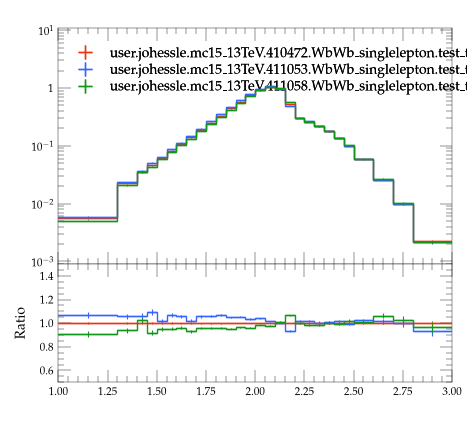

Recreate this plot in Python.
#! /usr/bin/env python3

# This Python script was auto-generated using YODA v2.1.2.
# Analysis object: /WbWb_singlelepton/m_bl_log_fine
# Timestamp: 07-08-2026 (09:26:45)

import matplotlib as mpl
import matplotlib.pyplot as plt
mpl.use('Agg') # comment out for interactive use
import os
import numpy as np
from numpy import nan, inf

plotDir = os.path.split(os.path.realpath(__file__))[0]
if 'YODA_USER_PLOT_PATH' in globals():
    plot_outdir = globals()['YODA_USER_PLOT_PATH']
else:
    plot_outdir = plotDir

#plot style
plt.style.use(os.path.join(plotDir, '../default.mplstyle'))
# plot metadata
figW, figH = plt.rcParams['figure.figsize']
ax_xLabel = ''
ax_yLabel = ''
ax_title  = ''
ax_xScale = 'linear'
ax_yScale = 'log'
xLims = (1.0, 3.0)
yLims = (0.0009000000000000001, 11.0)

# TeX-friendly labels for the legend
labels = {
  'legend' : ([ r"user.johessle.mc15\_13TeV.410472.WbWb\_singlelepton.test\_topmass\_mppui", r"user.johessle.mc15\_13TeV.411053.WbWb\_singlelepton.test\_topmass\_mppui", r"user.johessle.mc15\_13TeV.411058.WbWb\_singlelepton.test\_topmass\_mppui" ], r""),
}

# Adjust canvas width and height
canvasW = 10.0
canvasH = 9.0
figW *= canvasW/10.
figH *= canvasH/9.

# Create figure and axis objects
fig, (ax, ratio0_ax) = plt.subplots(2, 1, sharex=True,
                  figsize=(figW,figH), gridspec_kw={'height_ratios': (6.0, 3.0)})

# Set figure margins
plt.subplots_adjust(
    left   = 1.0 * plt.rcParams['figure.subplot.left'],
    right  = 1.0 * plt.rcParams['figure.subplot.right'],
    top    = 1.0 * plt.rcParams['figure.subplot.top'],
    bottom = 1.0 * plt.rcParams['figure.subplot.bottom'])

ratio0_ax.yaxis.set_major_locator(mpl.ticker.MultipleLocator(0.2))
ratio0_ax.set_ylim(0.5, 1.4999)
ratio0_ax.set_ylabel('Ratio')

# the numerical data is stored in a separate file
dataf = dict()
prefix = os.path.split(__file__)[0]
if prefix:    prefix = prefix + '/'
exec(open(prefix+'m_bl_log_fine__data.py').read(), dataf)


legend_handles = dict() # keep track of handles for the legend

# style options for curves
# starts at zorder>=5 to draw curve on top of legend
styles = {
  'user.johessle.mc15_13TeV.410472.WbWb_singlelepton.test_topmass_mppui.yoda': {
    'color' : '#EE3311',
    'linestyle' : '-',
    'lineopacity' : 1.0,
    'linewidth' : 1,
    'marker' : 'none',
    'markersize' : 2,
    'capsize' : 0.0,
    'zorder' : 5,
    'histstyle' : 1,
    'drawstyle' : 'steps-pre',
    'xerrorbars' : 1,
    'yerrorbars' : 1,
    'fillcolor' : None,
    'fillopacity' : 1.0,
    'ratio0_linestyle' : '-',
    'ratio0_lineopacity' : 1.0,
    'ratio0_linewidth' : 1,
    'ratio0_marker' : 'none',
    'ratio0_markersize' : 2,
    'ratio0_capsize' : 0.0,
    'ratio0_zorder' : 5,
    'ratio0_histstyle' : 1,
    'ratio0_drawstyle' : 'steps-pre',
    'ratio0_xerrorbars' : 1,
    'ratio0_yerrorbars' : 1,
  },
  'user.johessle.mc15_13TeV.411053.WbWb_singlelepton.test_topmass_mppui.yoda': {
    'color' : '#3366FF',
    'linestyle' : '-',
    'lineopacity' : 1.0,
    'linewidth' : 1,
    'marker' : 'none',
    'markersize' : 2,
    'capsize' : 0.0,
    'zorder' : 6,
    'histstyle' : 1,
    'drawstyle' : 'steps-pre',
    'xerrorbars' : 1,
    'yerrorbars' : 1,
    'fillcolor' : None,
    'fillopacity' : 1.0,
    'ratio0_linestyle' : '-',
    'ratio0_lineopacity' : 1.0,
    'ratio0_linewidth' : 1,
    'ratio0_marker' : 'none',
    'ratio0_markersize' : 2,
    'ratio0_capsize' : 0.0,
    'ratio0_zorder' : 6,
    'ratio0_histstyle' : 1,
    'ratio0_drawstyle' : 'steps-pre',
    'ratio0_xerrorbars' : 1,
    'ratio0_yerrorbars' : 1,
  },
  'user.johessle.mc15_13TeV.411058.WbWb_singlelepton.test_topmass_mppui.yoda': {
    'color' : '#109618',
    'linestyle' : '-',
    'lineopacity' : 1.0,
    'linewidth' : 1,
    'marker' : 'none',
    'markersize' : 2,
    'capsize' : 0.0,
    'zorder' : 7,
    'histstyle' : 1,
    'drawstyle' : 'steps-pre',
    'xerrorbars' : 1,
    'yerrorbars' : 1,
    'fillcolor' : None,
    'fillopacity' : 1.0,
    'ratio0_linestyle' : '-',
    'ratio0_lineopacity' : 1.0,
    'ratio0_linewidth' : 1,
    'ratio0_marker' : 'none',
    'ratio0_markersize' : 2,
    'ratio0_capsize' : 0.0,
    'ratio0_zorder' : 7,
    'ratio0_histstyle' : 1,
    'ratio0_drawstyle' : 'steps-pre',
    'ratio0_xerrorbars' : 1,
    'ratio0_yerrorbars' : 1,
  },
}

# curve from input yoda files in main panel
for label, yvals in dataf['yvals'].items():
    if all(np.isnan(v) for v in dataf['yvals'][label]):
        continue
    tmp = None
    if styles[label]['histstyle']: # draw as histogram
        xpos = dataf['xedges'][label] if styles[label]['drawstyle'] else dataf['xpoints'][label]
        ypos = np.insert(yvals, 0, yvals[0]) if styles[label]['drawstyle'] else yvals
        if styles[label]['fillcolor']: # fill area below curve
            ax.fill_between(xpos, ypos, step='pre',
                            color=styles[label]['fillcolor'],
                            alpha=styles[label]['fillopacity'])
        tmp, = ax.plot(xpos, ypos,
                       color=styles[label]['color'],
                       linestyle=styles[label]['linestyle'],
                       alpha=styles[label]['lineopacity'],
                       linewidth=styles[label]['linewidth'],
                       drawstyle=styles[label]['drawstyle'], solid_joinstyle='miter',
                       zorder=styles[label]['zorder'], label=label)
    tmp = ax.errorbar(dataf['xpoints'][label], yvals,
                      xerr=np.array(dataf['xerrs'][label])*styles[label]['xerrorbars'],
                      yerr=np.array(dataf['yerrs'][label])*styles[label]['yerrorbars'],
                      fmt=styles[label]['marker'], capsize=styles[label]['capsize'],
                      alpha=styles[label]['lineopacity'],
                      markersize=styles[label]['markersize'],
                      ecolor=styles[label]['color'],
                      color=styles[label]['color'], zorder=styles[label]['zorder'])
    tmp[-1][0].set_linestyle(styles[label]['linestyle'])
    tmp[-1][0].set_linewidth(styles[label]['linewidth'])
    if label in dataf['add_legend_handle']:  legend_handles[label] = tmp
    for varLabel in dataf['variation_yvals'].keys():
        if varLabel.startswith(label):
            tmp, = ax.plot(dataf['xedges'][label], dataf['variation_yvals'][varLabel],
                           color=styles[label]['color'],
                           linestyle=styles[label]['linestyle'],
                           linewidth=styles[label]['linewidth'],
                           drawstyle='steps-pre', solid_joinstyle='miter',
                           zorder=styles[label]['zorder'], alpha=0.5)


# plots on ratio panel
# curve from input yoda files in ratio panel
for label, yvals in dataf['ratio0_yvals'].items():
    if all(np.isnan(v) for v in yvals):
        continue
    if styles[label]['ratio0_histstyle']: # plot as histogram
        xpos = dataf['xedges']['user.johessle.mc15_13TeV.410472.WbWb_singlelepton.test_topmass_mppui.yoda'] if styles[label]['ratio0_drawstyle'] else dataf['xpoints']['user.johessle.mc15_13TeV.410472.WbWb_singlelepton.test_topmass_mppui.yoda']
        ypos = np.insert(yvals, 0, yvals[0]) if styles[label]['ratio0_drawstyle'] else yvals
        ratio0_ax.plot(xpos, ypos,
                       color=styles[label]['color'],
                       linewidth=styles[label]['linewidth'],
                       linestyle=styles[label]['ratio0_linestyle'],
                       alpha=styles[label]['ratio0_lineopacity'],
                       drawstyle=styles[label]['ratio0_drawstyle'], zorder=styles[label]['zorder'],
                       solid_joinstyle='miter')
    tmp = ratio0_ax.errorbar(dataf['xpoints']['user.johessle.mc15_13TeV.410472.WbWb_singlelepton.test_topmass_mppui.yoda'], yvals,
                             xerr=np.array(dataf['ref_xerrs'])*styles[label]['ratio0_xerrorbars'],
                             yerr=np.array(dataf['ratio0_yerrs'][label])*styles[label]['ratio0_yerrorbars'],
                             fmt=styles[label]['ratio0_marker'], capsize=styles[label]['ratio0_capsize'],
                             alpha=styles[label]['ratio0_lineopacity'],
                             markersize=styles[label]['ratio0_markersize'],
                             ecolor=styles[label]['color'],
                             color=styles[label]['color'])
    tmp[-1][0].set_linestyle(styles[label]['ratio0_linestyle'])
    tmp[-1][0].set_linewidth(styles[label]['ratio0_linewidth'])

    for varlabel in dataf['ratio0_variation_vals'].keys():
        if varlabel.startswith(label):
            ratio0_ax.plot(dataf['xedges']['user.johessle.mc15_13TeV.410472.WbWb_singlelepton.test_topmass_mppui.yoda'],
                            dataf['ratio0_variation_vals'][varlabel],
                            color=styles[label]['color'],
                            linestyle=styles[label]['linestyle'],
                            linewidth=styles[label]['linewidth'],
                            drawstyle='steps-pre', solid_joinstyle='miter',
                            zorder=1, alpha=0.5)

legend_items = list(legend_handles.values())
ax.add_artist(ax.legend(legend_items,
                        labels['legend'][0],
                        title=labels['legend'][1],
                        alignment='left',
                        loc='upper left',
                        bbox_to_anchor=(0.0, 0.97)))

# set plot metadata as defined above
ratio0_ax.set_xlabel(ax_xLabel)
ratio0_ax.xaxis.set_label_coords(1., -0.15)
ax.set_ylabel(ax_yLabel, ha='right', va='top')
ax.yaxis.set_label_coords(-0.11, 1.0)
ax.set_title(ax_title, loc='left')
ax.set_xscale(ax_xScale)
ax.set_yscale(ax_yScale)
ratio0_ax.set_yscale('linear')
ax.set_xlim(xLims)
ax.set_ylim(yLims)

# tick formatting
plt.rcParams['xtick.top'] = True
plt.rcParams['ytick.right'] = True
ax.yaxis.set_major_locator(mpl.ticker.LogLocator(base=10.0, numticks=np.inf))
ax.yaxis.set_minor_locator(mpl.ticker.LogLocator(
                           base=10.0, subs=np.arange(0.1, 1, 0.1), numticks=np.inf))
fig.align_ylabels((ax, ratio0_ax))
plt.savefig(os.path.join(plot_outdir, 'm_bl_log_fine.pdf'), format='PDF')
plt.savefig(os.path.join(plot_outdir, 'm_bl_log_fine.png'), format='PNG')

plt.close(fig)
